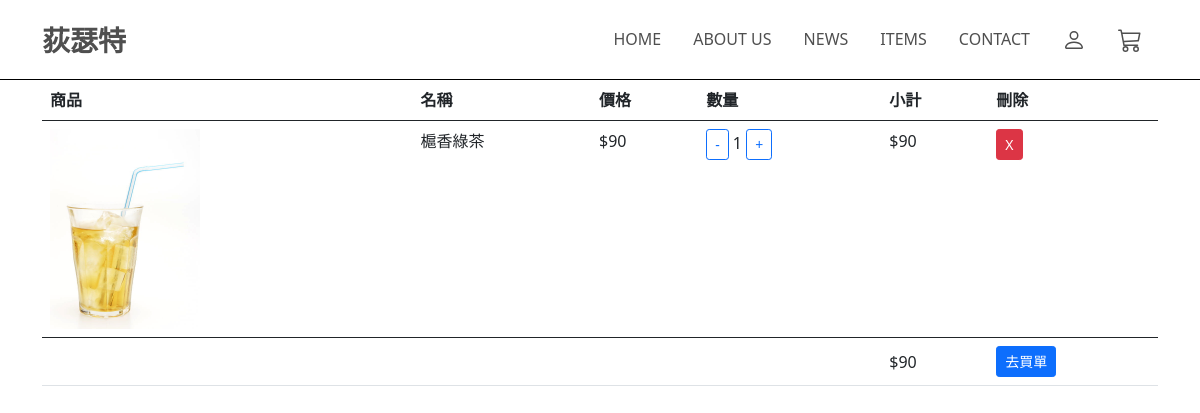
The page /shoppingcart.php (signed in) on the database its author committed.
### tables this page shows
CREATE TABLE `cart` (
  `mId` int(11) NOT NULL,
  `tNo` int(5) DEFAULT NULL,
  `cartTime` timestamp NOT NULL DEFAULT current_timestamp()
);

CREATE TABLE `product` (
  `pNo` int(11) NOT NULL,
  `pName` varchar(30) NOT NULL,
  `price` int(11) NOT NULL,
  `pIntro` varchar(200) DEFAULT NULL,
  `delivery` int(11) DEFAULT NULL,
  `picture` varchar(200) DEFAULT NULL,
  `cId` int(11) NOT NULL
);

CREATE TABLE `order` (
  `mId` int(11) NOT NULL,
  `pNo` int(11) NOT NULL,
  `amount` int(11) NOT NULL,
  `cartTime` timestamp NOT NULL DEFAULT current_timestamp()
);

### shoppingcart.php (the view, shortened to what this page needs)
<!Doctype html>
<head>
    <link rel="stylesheet" href="general.css">
    <link href="https://cdn.jsdelivr.net/npm/bootstrap@5.0.0-beta1/dist/css/bootstrap.min.css" rel="stylesheet">
</head>
<body>
    <?php
    include("connMysql.php");
    $sql = "SELECT cart.mId,cart.cartTime AS cartTime ,order.pNo,pName,price,amount,picture
            FROM  `cart`
            LEFT JOIN `order` on cart.mId = order.mId AND cart.cartTime = order.cartTime
            LEFT JOIN `product` on order.pNo =product.pNo
            WHERE cart.cartTime IN(
                SELECT t.cartTime FROM  (
                    SELECT * FROM cart WHERE cart.mId= " . $_SESSION['id'] . "
                    ORDER BY cartTime
                    DESC
                    LIMIT 1)
                as t)";
    $result = mysqli_query($db_link, $sql);
    $nums = mysqli_num_rows($result);
    $isShow = false;
    include("header.php");
    ?>
    <div class="container">
        <table class="table table-hover" id="table1">
            <thead>
                <tr>
                    <th>商品</th>
                    <th>名稱</th>
                    <th>價格</th>
                    <th>數量</th>
                    <th>小計</th>
                    <th>刪除</th>
                </tr>
            </thead>
            <tbody>
                <?php
                if ($nums > 0) {
                    $result->data_seek(0);
                    $sum = 0;
                    while ($item = mysqli_fetch_array($result)) {
                        if ($item['amount'] > 0) {
                            echo '<tr id="item' . $item['pNo'] . '">';
                            echo '<td> <img src="assets/' . $item['picture'] . '"></img></td>';
                            echo '<td>' . $item['pName'] . '</td>';
                            echo '<td> $' . $item['price'] . '</td>';
                            echo '<td > <button type="button" class="btn btn-outline-primary btn-sm" onclick="handleSub('.$item['pNo'].','.$item['amount'].', ` '. $item['cartTime'] . '`) ;"> - </button>       ';
                            echo '<p id ="itemAmount' . $item['pNo'] . '">' . $item['amount'] . '</p>';
                            echo '     <button type="button" class="btn btn-outline-primary btn-sm" onclick="handlePlus(' . $item['pNo'] . ',' . $item['amount'] . ',`' . $item['cartTime'] . '`);"> + </button> </td> ';
                            echo '<td id="itemTotal' . $item['pNo'] . '">$' . ($item['price'] * $item['amount']) . '</td>';
                            echo '<td> <button type="button" class="btn btn-danger btn-sm" onclick="remove_item(' . $item['pNo'] . ',`' . $item['cartTime'] . '`);">X</button></td>';
                            echo '</tr>';
                            $sum = $sum + $item['price'] * $item['amount'];
                            $isShow = true;
                        }
                    }
                }
                ?>
            </tbody>
            <tfoot>
                <tr>
                    <?php if ($isShow) { ?>
                        <td></td>
                        <td></td>
                        <td></td>
                        <td></td>
                        <td>$<?= $sum; ?></td>
                        <td><button type="button" class="btn btn-primary btn-sm" onclick="return goTransaction();">去買單</button></td>
                    <?php }  ?>
                </tr>
            </tfoot>
        </table>
    </div>
</body>
</html>

### shoppingcart.php (style rules this page uses)
img { width: 150px; }
p { display: inline; }

### rows shown on the page
cart: product.picture (picture), product.pName "槴香綠茶", product.price "90", order.amount "1"

### other values the page prints
$sum "90"
